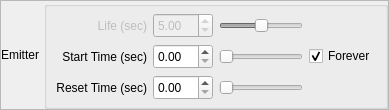
               <widget class="QFrame" name="ParticlesFrame4" >
                <property name="frameShape" >
                 <enum>QFrame::StyledPanel</enum>
                </property>
                <property name="frameShadow" >
                 <enum>QFrame::Raised</enum>
                </property>
                <layout class="QHBoxLayout" name="horizontalLayout_12" >
                 <property name="spacing" >
                  <number>5</number>
                 </property>
                 <property name="margin" >
                  <number>0</number>
                 </property>
                 <item>
                  <widget class="QLabel" name="EmitterLabel" >
                   <property name="sizePolicy" >
                    <sizepolicy vsizetype="Fixed" hsizetype="Preferred" >
                     <horstretch>0</horstretch>
                     <verstretch>0</verstretch>
                    </sizepolicy>
                   </property>
                   <property name="text" >
                    <string>Emitter</string>
                   </property>
                   <property name="alignment" >
                    <set>Qt::AlignRight|Qt::AlignTrailing|Qt::AlignVCenter</set>
                   </property>
                  </widget>
                 </item>
                 <item>
                  <widget class="QGroupBox" name="EmitterTimerBoxes" >
                   <property name="sizePolicy" >
                    <sizepolicy vsizetype="Fixed" hsizetype="Expanding" >
                     <horstretch>2</horstretch>
                     <verstretch>0</verstretch>
                    </sizepolicy>
                   </property>
                   <property name="title" >
                    <string/>
                   </property>
                   <property name="flat" >
                    <bool>false</bool>
                   </property>
                   <layout class="QGridLayout" name="gridLayout_8" >
                    <property name="topMargin" >
                     <number>6</number>
                    </property>
                    <property name="bottomMargin" >
                     <number>0</number>
                    </property>
                    <property name="verticalSpacing" >
                     <number>6</number>
                    </property>
                    <item row="0" column="1" >
                     <widget class="QLabel" name="EmitterLifeLabel" >
                      <property name="enabled" >
                       <bool>false</bool>
                      </property>
                      <property name="sizePolicy" >
                       <sizepolicy vsizetype="Fixed" hsizetype="Preferred" >
                        <horstretch>0</horstretch>
                        <verstretch>0</verstretch>
                       </sizepolicy>
                      </property>
                      <property name="minimumSize" >
                       <size>
                        <width>0</width>
                        <height>25</height>
                       </size>
                      </property>
                      <property name="text" >
                       <string>Life (sec)</string>
                      </property>
                      <property name="alignment" >
                       <set>Qt::AlignRight|Qt::AlignTrailing|Qt::AlignVCenter</set>
                      </property>
                     </widget>
                    </item>
                    <item row="1" column="1" >
                     <widget class="QLabel" name="EmitterStartLabel" >
                      <property name="sizePolicy" >
                       <sizepolicy vsizetype="Fixed" hsizetype="Preferred" >
                        <horstretch>0</horstretch>
                        <verstretch>0</verstretch>
                       </sizepolicy>
                      </property>
                      <property name="minimumSize" >
                       <size>
                        <width>0</width>
                        <height>25</height>
                       </size>
                      </property>
                      <property name="text" >
                       <string>Start Time (sec)</string>
                      </property>
                      <property name="alignment" >
                       <set>Qt::AlignRight|Qt::AlignTrailing|Qt::AlignVCenter</set>
                      </property>
                     </widget>
                    </item>
                    <item row="2" column="1" >
                     <widget class="QLabel" name="EmitterResetLabel" >
                      <property name="sizePolicy" >
                       <sizepolicy vsizetype="Fixed" hsizetype="Preferred" >
                        <horstretch>0</horstretch>
                        <verstretch>0</verstretch>
                       </sizepolicy>
                      </property>
                      <property name="minimumSize" >
                       <size>
                        <width>0</width>
                        <height>25</height>
                       </size>
                      </property>
                      <property name="text" >
                       <string>Reset Time (sec)</string>
                      </property>
                      <property name="alignment" >
                       <set>Qt::AlignRight|Qt::AlignTrailing|Qt::AlignVCenter</set>
                      </property>
                     </widget>
                    </item>
                    <item row="1" column="4" >
                     <widget class="QCheckBox" name="ForeverCheckbox" >
                      <property name="toolTip" >
                       <string>Does the emitter endlessly emit particles?</string>
                      </property>
                      <property name="text" >
                       <string>Forever</string>
                      </property>
                      <property name="checked" >
                       <bool>true</bool>
                      </property>
                     </widget>
                    </item>
                    <item row="3" column="2" >
                     <spacer name="verticalSpacer_3" >
                      <property name="orientation" >
                       <enum>Qt::Vertical</enum>
                      </property>
                      <property name="sizeType" >
                       <enum>QSizePolicy::Fixed</enum>
                      </property>
                      <property name="sizeHint" stdset="0" >
                       <size>
                        <width>20</width>
                        <height>6</height>
                       </size>
                      </property>
                     </spacer>
                    </item>
                    <item row="1" column="3" >
                     <widget class="QSlider" name="EmitterStartSlider" >
                      <property name="maximum" >
                       <number>1000</number>
                      </property>
                      <property name="orientation" >
                       <enum>Qt::Horizontal</enum>
                      </property>
                     </widget>
                    </item>
                    <item row="0" column="3" >
                     <widget class="QSlider" name="EmitterLifeSlider" >
                      <property name="enabled" >
                       <bool>false</bool>
                      </property>
                      <property name="maximum" >
                       <number>1000</number>
                      </property>
                      <property name="value" >
                       <number>500</number>
                      </property>
                      <property name="orientation" >
                       <enum>Qt::Horizontal</enum>
                      </property>
                     </widget>
                    </item>
                    <item row="2" column="3" >
                     <widget class="QSlider" name="EmitterResetSlider" >
                      <property name="maximum" >
                       <number>1000</number>
                      </property>
                      <property name="orientation" >
                       <enum>Qt::Horizontal</enum>
                      </property>
                     </widget>
                    </item>
                    <item row="0" column="2" >
                     <widget class="QDoubleSpinBox" name="EmitterLifeSpinBox" >
                      <property name="enabled" >
                       <bool>false</bool>
                      </property>
                      <property name="sizePolicy" >
                       <sizepolicy vsizetype="Fixed" hsizetype="Fixed" >
                        <horstretch>0</horstretch>
                        <verstretch>0</verstretch>
                       </sizepolicy>
                      </property>
                      <property name="minimumSize" >
                       <size>
                        <width>60</width>
                        <height>25</height>
                       </size>
                      </property>
                      <property name="maximumSize" >
                       <size>
                        <width>60</width>
                        <height>25</height>
                       </size>
                      </property>
                      <property name="maximum" >
                       <double>10.000000000000000</double>
                      </property>
                      <property name="singleStep" >
                       <double>0.010000000000000</double>
                      </property>
                      <property name="value" >
                       <double>5.000000000000000</double>
                      </property>
                     </widget>
                    </item>
                    <item row="1" column="2" >
                     <widget class="QDoubleSpinBox" name="EmitterStartSpinBox" >
                      <property name="sizePolicy" >
                       <sizepolicy vsizetype="Fixed" hsizetype="Fixed" >
                        <horstretch>0</horstretch>
                        <verstretch>0</verstretch>
                       </sizepolicy>
                      </property>
                      <property name="minimumSize" >
                       <size>
                        <width>60</width>
                        <height>25</height>
                       </size>
                      </property>
                      <property name="maximumSize" >
                       <size>
                        <width>60</width>
                        <height>25</height>
                       </size>
                      </property>
                      <property name="maximum" >
                       <double>10.000000000000000</double>
                      </property>
                      <property name="singleStep" >
                       <double>0.010000000000000</double>
                      </property>
                     </widget>
                    </item>
                    <item row="2" column="2" >
                     <widget class="QDoubleSpinBox" name="EmitterResetSpinBox" >
                      <property name="sizePolicy" >
                       <sizepolicy vsizetype="Fixed" hsizetype="Fixed" >
                        <horstretch>0</horstretch>
                        <verstretch>0</verstretch>
                       </sizepolicy>
                      </property>
                      <property name="minimumSize" >
                       <size>
                        <width>60</width>
                        <height>25</height>
                       </size>
                      </property>
                      <property name="maximumSize" >
                       <size>
                        <width>60</width>
                        <height>25</height>
                       </size>
                      </property>
                      <property name="maximum" >
                       <double>10.000000000000000</double>
                      </property>
                      <property name="singleStep" >
                       <double>0.010000000000000</double>
                      </property>
                     </widget>
                    </item>
                   </layout>
                  </widget>
                 </item>
                </layout>
               </widget>
